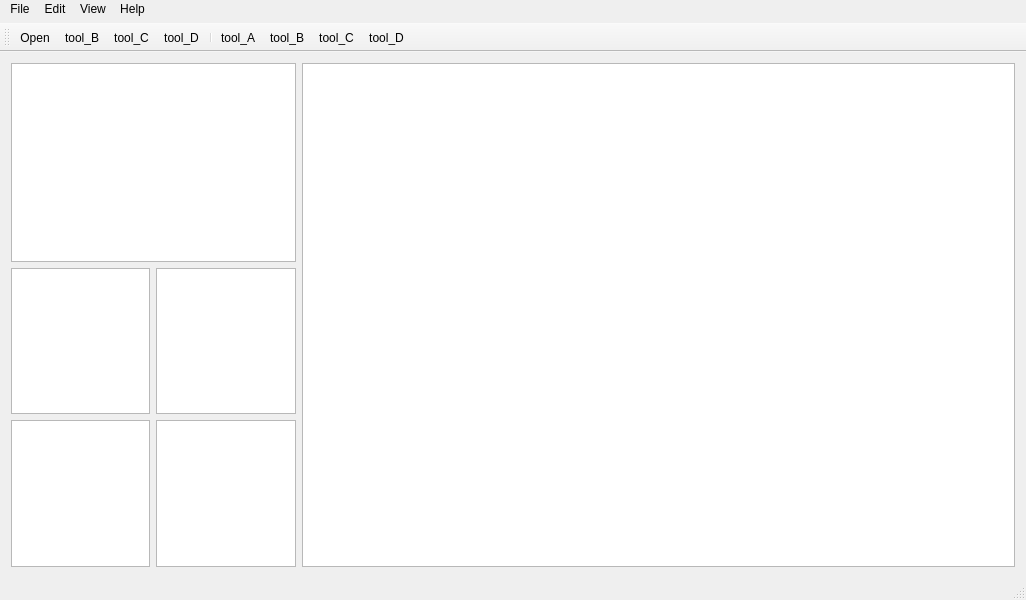
<?xml version="1.0" encoding="UTF-8"?>
<ui version="4.0">
 <class>Pivot</class>
 <widget class="QMainWindow" name="Pivot">
  <property name="geometry">
   <rect>
    <x>0</x>
    <y>0</y>
    <width>1026</width>
    <height>600</height>
   </rect>
  </property>
  <property name="sizePolicy">
   <sizepolicy hsizetype="Expanding" vsizetype="Expanding">
    <horstretch>0</horstretch>
    <verstretch>0</verstretch>
   </sizepolicy>
  </property>
  <property name="minimumSize">
   <size>
    <width>800</width>
    <height>600</height>
   </size>
  </property>
  <property name="font">
   <font>
    <family>Microsoft YaHei UI</family>
   </font>
  </property>
  <property name="acceptDrops">
   <bool>true</bool>
  </property>
  <property name="windowTitle">
   <string>Pivot</string>
  </property>
  <widget class="QWidget" name="centralWidget">
   <property name="sizePolicy">
    <sizepolicy hsizetype="Expanding" vsizetype="Expanding">
     <horstretch>0</horstretch>
     <verstretch>0</verstretch>
    </sizepolicy>
   </property>
   <property name="minimumSize">
    <size>
     <width>800</width>
     <height>500</height>
    </size>
   </property>
   <layout class="QGridLayout" name="gridLayout_2">
    <item row="0" column="0">
     <layout class="QHBoxLayout" name="horizontalLayout" stretch="2,5">
      <item>
       <layout class="QVBoxLayout" name="verticalLayout" stretch="2,3">
        <item>
         <widget class="QListWidget" name="listWidget_5"/>
        </item>
        <item>
         <layout class="QGridLayout" name="gridLayout">
          <item row="0" column="0">
           <widget class="QListWidget" name="listWidget"/>
          </item>
          <item row="0" column="1">
           <widget class="QListWidget" name="listWidget_3"/>
          </item>
          <item row="1" column="0">
           <widget class="QListWidget" name="listWidget_2"/>
          </item>
          <item row="1" column="1">
           <widget class="QListWidget" name="listWidget_4"/>
          </item>
         </layout>
        </item>
       </layout>
      </item>
      <item>
       <widget class="QTableWidget" name="tableWidget"/>
      </item>
     </layout>
    </item>
   </layout>
  </widget>
  <widget class="QMenuBar" name="menuBar">
   <property name="geometry">
    <rect>
     <x>0</x>
     <y>0</y>
     <width>1026</width>
     <height>23</height>
    </rect>
   </property>
   <property name="minimumSize">
    <size>
     <width>0</width>
     <height>23</height>
    </size>
   </property>
   <property name="autoFillBackground">
    <bool>false</bool>
   </property>
   <property name="styleSheet">
    <string notr="true">background-color: rgb(239, 239, 239);
font: 75 9pt &quot;Microsoft YaHei UI&quot;;</string>
   </property>
   <widget class="QMenu" name="menu_File">
    <property name="title">
     <string>File</string>
    </property>
    <addaction name="file_Open"/>
    <addaction name="file_Save"/>
    <addaction name="file_Close"/>
   </widget>
   <widget class="QMenu" name="menu_Edit">
    <property name="title">
     <string>Edit</string>
    </property>
   </widget>
   <widget class="QMenu" name="menu_View">
    <property name="title">
     <string>View</string>
    </property>
   </widget>
   <widget class="QMenu" name="menu_Help">
    <property name="title">
     <string>Help</string>
    </property>
   </widget>
   <addaction name="menu_File"/>
   <addaction name="menu_Edit"/>
   <addaction name="menu_View"/>
   <addaction name="menu_Help"/>
  </widget>
  <widget class="QToolBar" name="mainToolBar">
   <property name="sizePolicy">
    <sizepolicy hsizetype="Expanding" vsizetype="Fixed">
     <horstretch>0</horstretch>
     <verstretch>0</verstretch>
    </sizepolicy>
   </property>
   <property name="minimumSize">
    <size>
     <width>0</width>
     <height>23</height>
    </size>
   </property>
   <attribute name="toolBarArea">
    <enum>TopToolBarArea</enum>
   </attribute>
   <attribute name="toolBarBreak">
    <bool>false</bool>
   </attribute>
   <addaction name="act_Open"/>
   <addaction name="actiontool_B"/>
   <addaction name="actiontool_C"/>
   <addaction name="actiontool_D"/>
   <addaction name="separator"/>
   <addaction name="actiontool_A_2"/>
   <addaction name="actiontool_B_2"/>
   <addaction name="actiontool_C_2"/>
   <addaction name="actiontool_D_2"/>
  </widget>
  <widget class="QStatusBar" name="statusBar"/>
  <action name="act_Open">
   <property name="text">
    <string>Open</string>
   </property>
   <property name="toolTip">
    <string>Open</string>
   </property>
  </action>
  <action name="actiontool_B">
   <property name="text">
    <string>tool_B</string>
   </property>
   <property name="toolTip">
    <string>tool_B</string>
   </property>
  </action>
  <action name="actiontool_C">
   <property name="text">
    <string>tool_C</string>
   </property>
   <property name="toolTip">
    <string>tool_C</string>
   </property>
  </action>
  <action name="actiontool_D">
   <property name="text">
    <string>tool_D</string>
   </property>
   <property name="toolTip">
    <string>tool_D</string>
   </property>
  </action>
  <action name="actiontool_A_2">
   <property name="text">
    <string>tool_A</string>
   </property>
   <property name="toolTip">
    <string>tool_A</string>
   </property>
  </action>
  <action name="actiontool_B_2">
   <property name="text">
    <string>tool_B</string>
   </property>
   <property name="toolTip">
    <string>tool_B</string>
   </property>
  </action>
  <action name="actiontool_C_2">
   <property name="text">
    <string>tool_C</string>
   </property>
   <property name="toolTip">
    <string>tool_C</string>
   </property>
  </action>
  <action name="actiontool_D_2">
   <property name="text">
    <string>tool_D</string>
   </property>
   <property name="toolTip">
    <string>tool_D</string>
   </property>
  </action>
  <action name="file_Open">
   <property name="text">
    <string>Open</string>
   </property>
  </action>
  <action name="file_Save">
   <property name="text">
    <string>Save</string>
   </property>
  </action>
  <action name="file_Close">
   <property name="text">
    <string>Close</string>
   </property>
  </action>
 </widget>
 <layoutdefault spacing="6" margin="11"/>
 <resources/>
 <connections/>
</ui>
